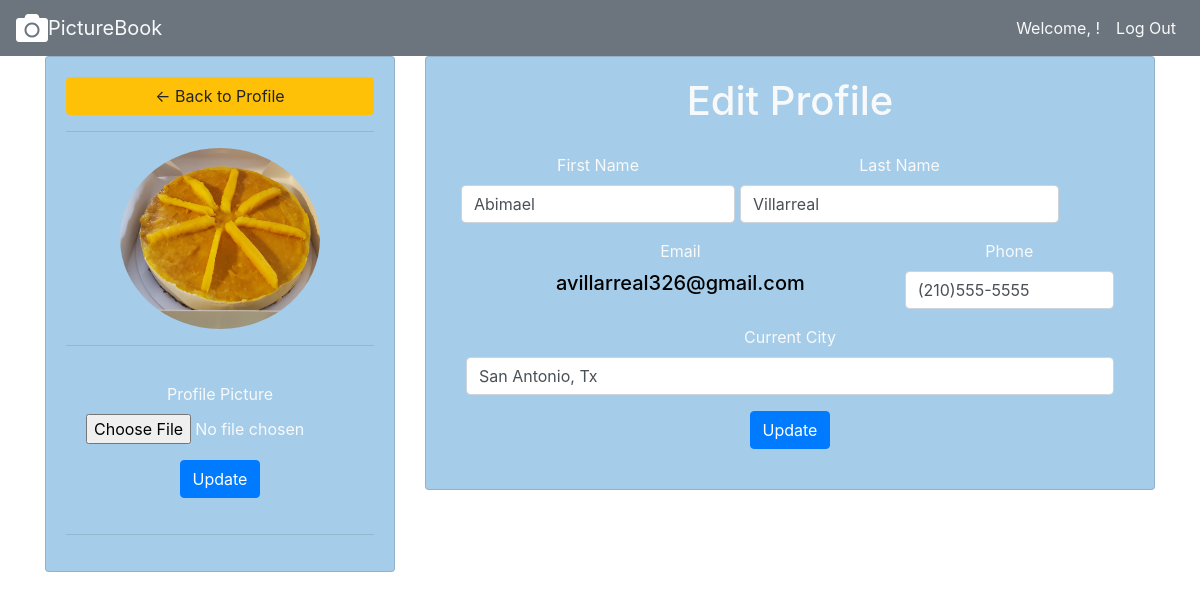
The app's page /profile/edit/1 with its own data.
### pictureapp/models.py (models this page shows)
class User(models.Model):
    first_name = models.CharField(max_length=255)
    last_name = models.CharField(max_length=255)
    email = models.CharField(max_length=255)
    phone = models.CharField(default="(555)555-5555", max_length=255)
    city = models.CharField(null=True, max_length=255)
    password = models.CharField(max_length=255)
    profile_pic = models.ImageField(default="profile.png", null=True, blank=True)
    created_at = models.DateTimeField(auto_now_add=True)
    updated_at = models.DateTimeField(auto_now=True)
    objects = UserManager()

### pictureapp/views.py (the view, shortened to what this page needs)
# urls.py: path('profile/edit/<int:id>', views.profile_edit),
def profile_edit(request,id):
    user=User.objects.get(id=id)
    if request.method == "GET":
        context = {
        "user":user
    }
        return render(request,'edit_profile.html', context)

### pictureapp/templates/edit_profile.html (shortened to what this page needs)
<!DOCTYPE html>
<html lang="en">
    <head>
        <link rel="stylesheet" href="https://maxcdn.bootstrapcdn.com/bootstrap/4.0.0/css/bootstrap.min.css">
        <link rel="stylesheet" href="https://use.fontawesome.com/releases/v5.7.0/css/all.css">
    </head>
    <body>
        <nav id="card1" class="navbar navbar-expand-lg navbar-light bg-secondary">
            <div class="collapse navbar-collapse" id="navbarTogglerDemo01">
                <i class='fa fa-camera fa-2x'></i>
                <a id="Title" class="navbar-brand text-light" href="/wall">PictureBook</a>
                <ul class="navbar-nav ml-auto mt-2 mt-lg-0 ml-auto">
                    <li class="nav-item active">
                        <a class="nav-link text-light" href="/profile/{{request.session.user_id}}">Welcome, {{request.session.user_name}}!</a>
                    </li>
                    <li class="nav-item active">
                        <a class="nav-link text-light" href="/logout">Log Out</a>
                    </li>
                </ul>
            </div>
        </nav>
        <div class="container">
            <div class="row text-center text-light">
                <br>
                <div class="container">
                    <div class="row">
                        <div class="col-md-4">
                            <div class="card card-body">
                                <a class="btn btn-warning" href="/profile/{{user.id}}"> &#8592; Back to Profile</a>
                                <hr>
                                <img class="profile-pic" alt="missin image" src="/images/{{user.profile_pic}}" >
                                <hr>
                                <form class="card-body" action="/profile/edit_pic/{{user.id}}" method="post" enctype="multipart/form-data">
                                    <div class="form-group">
                                        <label for="exampleFormControlFile1">Profile Picture</label>
                                        <input type="file" class="form-control-file" id="profile_pic" value="{{user.profile_pic}}" name="profile_pic">
                                    </div>
                                    <button type="submit" class="btn btn-primary">Update</button>
                                </form>
                                <hr>
                            </div>
                        </div>
                        <div class="col-md-8">
                            <div class="card card-body">
                                <h1>Edit Profile</h1>
                                <form class="card-body" action="/profile/edit/{{user.id}}" method="post" enctype="multipart/form-data">
                                    <div class="form-row">
                                        <div class="form-group">
                                            <label>First Name</label>
                                            <input type="text" class="form-control" name="first_name" value="{{user.first_name}}">
                                        </div>
                                          <div class="form-group col-md-6">
                                            <label>Last Name</label>
                                            <input type="text" class="form-control" name="last_name" value="{{user.last_name}}">
                                          </div>
                                    </div>
                                    <div class="form-row">
                                        <div class="form-group col-md-8">
                                            <label>Email</label>
                                            <h5>{{user.email}}</h5>
                                        </div>
                                        <div class="form-group col-md-4">
                                            <label>Phone</label>
                                            <input type="text" class="form-control" name="phone" placeholder="{{user.phone}}" value="{{user.phone}}">
                                        </div>
                                    </div>
                                    <div class="form-group ">
                                        <label>Current City</label>
                                        <input type="text" class="form-control" name="city" value="{{user.city}}">
                                    </div>
                                    <button type="submit" class="btn btn-primary">Update</button>
                                  </form>
                            </div>
                        </div>
                    </div>
                </div>
            </div>
        </div>
    </body>
</html>

### pictureapp/templates/edit_profile.html (style rules this page uses)
.collapse { color: rgb(255, 255, 255); }
.profile-pic { max-width: 200px; max-height:200px; margin: 0 auto; border-radius: 50%; }
.card { background-color: #A5CCE8; }
h5 { color: black; }

### records on screen
User: profile_pic (picture), first_name "Abimael", last_name "Villarreal", email "avillarreal326@gmail.com", phone "(210)555-5555", city "San Antonio, Tx"
